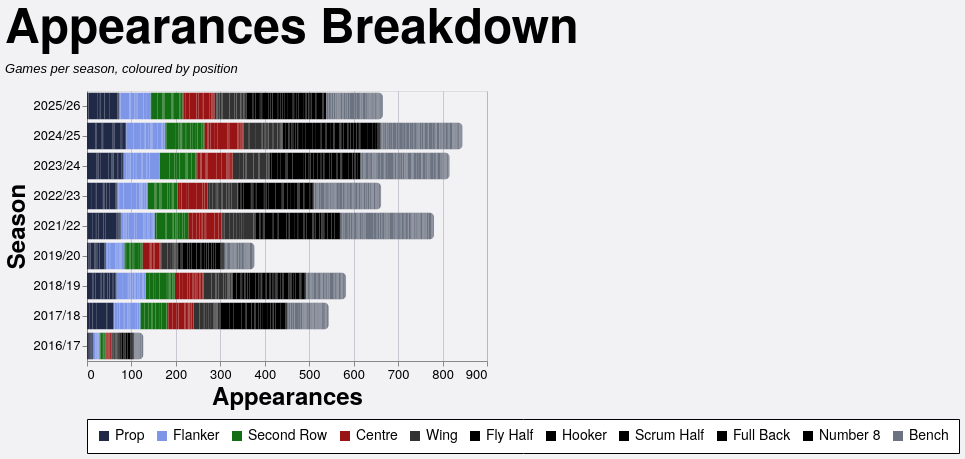

Write the Vega-Lite specification saved for this chart.
### Vega-Lite specification from a JSON file in a GitHub repository (floating-point values rounded to 4 significant figures; data arrays with more than 128 entries replaced by an {"elided": "..."} marker saying what was removed)
{"config": {"axis": {"labelFont": "PT Sans Narrow, Helvetica Neue, Helvetica, Arial, sans-serif", "titleFont": "PT Sans Narrow, Helvetica Neue, Helvetica, Arial, sans-serif", "labelFontSize": 13, "titleFontSize": 24, "gridColor": "#202947", "gridOpacity": 0.2, "zindex": 1}, "text": {"font": "Lato, sans-serif"}, "bar": {"cornerRadiusEnd": 5}, "header": {"labelFont": "PT Sans Narrow, Helvetica Neue, Helvetica, Arial, sans-serif", "titleFont": "PT Sans Narrow, Helvetica Neue, Helvetica, Arial, sans-serif", "labelFontSize": 24, "titleFontSize": 28, "labelFontWeight": "bold", "orient": "left"}, "legend": {"labelFont": "PT Sans Narrow, Helvetica Neue, Helvetica, Arial, sans-serif", "titleFont": "PT Sans Narrow, Helvetica Neue, Helvetica, Arial, sans-serif", "labelFontSize": 14, "titleFontSize": 16, "titlePadding": 5, "fillColor": "white", "strokeColor": "black", "padding": 10, "titleFontWeight": "lighter", "titleFontStyle": "italic", "titleColor": "gray", "offset": 10}, "title": {"font": "PT Sans Narrow, Helvetica Neue, Helvetica, Arial, sans-serif", "fontSize": 48, "fontWeight": "bold", "anchor": "start", "align": "center", "titlePadding": 20, "subtitlePadding": 10, "subtitleFontSize": 13, "subtitleColor": "", "subtitleFontStyle": "italic", "offset": 15, "color": "black"}, "axisX": {"labelAngle": 0}, "facet": {"title": null, "header": null, "align": {"row": "each", "column": "each"}}, "resolve": {"scale": {"y": "independent", "facet": "independent"}}, "background": "#f2f1f4", "scale": {"offsetBandPaddingOuter": 0.2, "offsetBandPaddingInner": 0.1}}, "data": {"name": "data-d992f53af319248fd7448f9f5afe4aa2"}, "mark": {"type": "bar"}, "encoding": {"color": {"field": "color_value", "legend": {"orient": "bottom", "title": null}, "scale": {"domain": ["Prop", "Flanker", "Second Row", "Centre", "Wing", "Fly Half", "Hooker", "Scrum Half", "Full Back", "Number 8", "Bench"], "range": ["#202946", "#7d96e8", "#146f14", "#991515", "#333333", "#000000", "#000000", "#000000", "#000000", "#000000", "#6b7280"]}, "type": "nominal"}, "order": {"field": "stack_order", "type": "quantitative"}, "tooltip": [{"field": "player", "title": "Player", "type": "nominal"}, {"field": "season", "title": "Season", "type": "nominal"}, {"field": "color_value", "title": "Position", "type": "nominal"}, {"aggregate": "sum", "field": "apps", "title": "Appearances", "type": "quantitative"}], "x": {"aggregate": "sum", "field": "apps", "title": "Appearances", "type": "quantitative"}, "y": {"field": "season", "sort": {"field": "season_sort", "op": "max", "order": "descending"}, "title": "Season", "type": "nominal"}}, "height": {"step": 30}, "title": {"text": "Appearances Breakdown", "subtitle": "Games per season, coloured by position"}, "width": 400, "$schema": "https://vega.github.io/schema/vega-lite/v5.20.1.json", "datasets": {"data-d992f53af319248fd7448f9f5afe4aa2": {"elided": "2516 records"}}}
